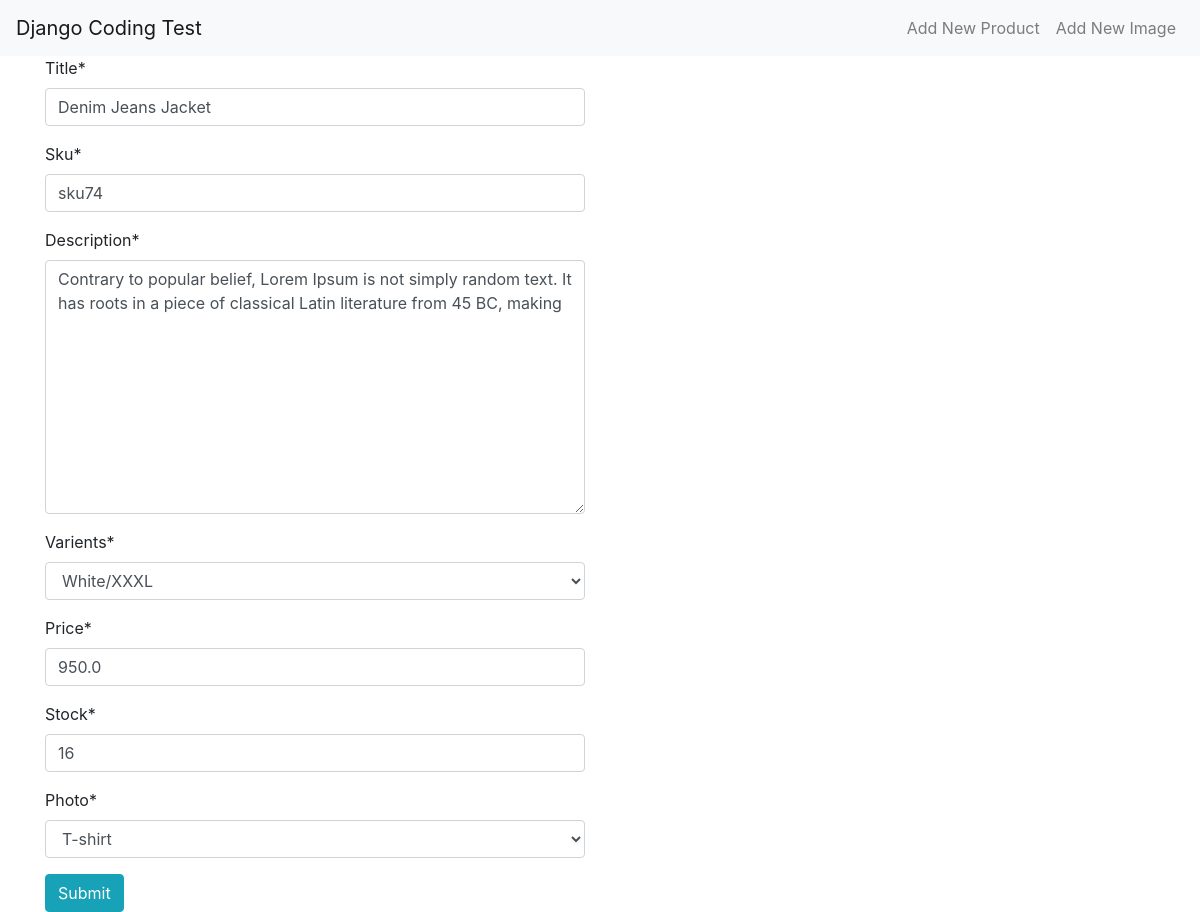
The app's page /update_product/4/ with its own data.
### my_app/models.py (models this page shows, shortened)
class Products(models.Model):
    title = models.CharField(max_length=150)
    sku = models.CharField(max_length=150)
    description = models.TextField()
    varients = models.ForeignKey(ProductVarients, on_delete=models.SET_NULL, null=True, default='')
    price = models.FloatField()
    stock = models.IntegerField()
    photo = models.ForeignKey(ProductImage, on_delete=models.SET_NULL, null=True, default='')
    created_at = models.DateTimeField(auto_now_add=True)
    updated_at = models.DateTimeField(auto_now=True)

### my_app/views.py (the view)
# urls.py: path('update_product/<str:pk>/', views.updateProduct, name='update-product'),
def updateProduct(request, pk):
    query = Products.objects.get(id=pk)
    form = ProductUpdateForm(instance=query)
    if request.method == 'POST':
        form = ProductUpdateForm(request.POST, instance=query)
        if form.is_valid():
            form.save()
            return redirect('home')
    context ={
        'form':form,
    }
    return render(request, 'add_product.html', context)

### my_app/forms.py
class ProductUpdateForm(forms.ModelForm):
    class Meta:
        model = Products
        fields = ['title', 'sku', 'description', 'varients', 'price', 'stock', 'photo']

### my_app/models.py (called while the page is built)
    def __str__(self):
        return str(self.title)

    def __str__(self):
        return str(self.color+"/"+self.size)

### templates/add_product.html (shortened to what this page needs)
{% include 'header.html' %}
{% include 'navbar.html' %}
{% load crispy_forms_tags %}
<section>
    <div class="container">
        <div class="row">
            <div class="col-lg-6">
                <form action="" method="POST">
                    {{form|crispy}}
                    <input type="submit" value="Submit" class="btn btn-info">
                </form>
            </div>
        </div>
    </div>
</section>
{% include 'footer.html' %}

### records on screen
Products: title "Denim Jeans Jacket", sku "sku74", description "Contrary to popular belief, Lorem Ipsum is not simply random text. It has roots in a piece of classical Latin literature from 45 BC, making", varients "White/XXXL", price "950.0", stock "16", photo "T-shirt"
